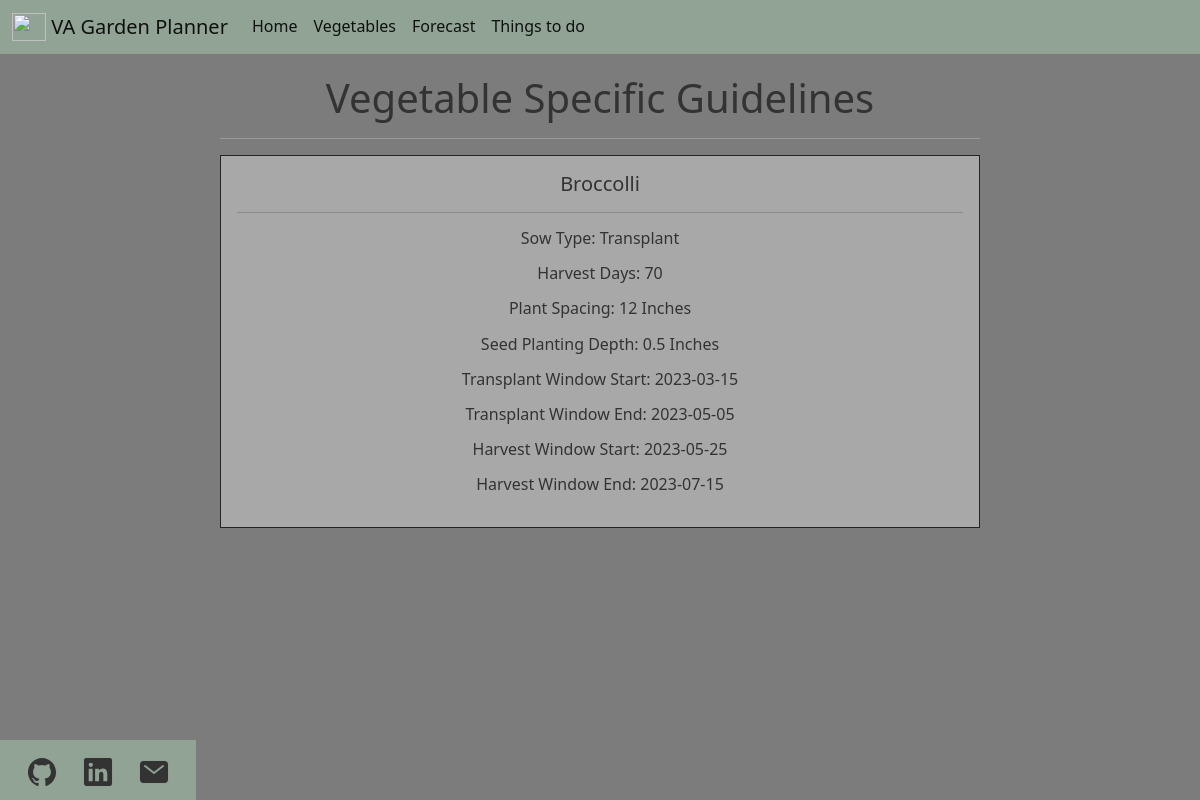
Page /list/Broccolli on the committed database.
### app.py (models this page shows)
class Garden_DB(db.Model):
    id = db.Column(db.Integer, primary_key=True)
    vegetable = db.Column(db.String(200), nullable=False)
    sow_type = db.Column(db.String)  # Direct, Indoors, key used to filter later
    harvest_days = db.Column(db.Integer)  # How many days to harvest
    plant_spacing = db.Column(db.Integer)  # Inches between plants
    seed_depth = db.Column(db.Integer)  # Inches for seed depth
    sow_window_start = db.Column(db.String)  # Window to sow, regardless of sow type
    sow_window_end = db.Column(db.String)  # Window to sow, regardless of sow type
    transplant_window_start = db.Column(db.String)  # Window to transplant if applicable
    transplant_window_end = db.Column(db.String)  # Window to transplant if applicable
    harvest_window_start = db.Column(db.String)  # Window to harvest
    harvest_window_end = db.Column(db.String)  # Window to harvest
    vegetable_picture_url = db.Column(db.String)  # Public URL for vegetable picture
    date_created = db.Column(db.DateTime, default=datetime.utcnow)

### app.py (the view)
@app.route("/list/<get_vegetable>", methods=["GET"])
def get_user_vegetable(get_vegetable):
    transform_vegetable = get_vegetable.title()
    transform_vegetable = (
        db.session.query(Garden_DB).filter_by(vegetable=transform_vegetable).first()
    )
    vegetable = transform_vegetable.vegetable
    sow_type = transform_vegetable.sow_type
    harvest_days = transform_vegetable.harvest_days
    plant_spacing = transform_vegetable.plant_spacing
    seed_depth = transform_vegetable.seed_depth
    if sow_type == "Direct":
        window_start = transform_vegetable.sow_window_start
        window_end = transform_vegetable.sow_window_end
    else:
        window_start = transform_vegetable.transplant_window_start
        window_end = transform_vegetable.transplant_window_end
    harvest_window_start = transform_vegetable.harvest_window_start
    harvest_window_end = transform_vegetable.harvest_window_end
    return render_template(
        "vegetable.html",
        vegetable=vegetable,
        sow_type=sow_type,
        harvest_days=harvest_days,
        plant_spacing=plant_spacing,
        seed_depth=seed_depth,
        window_start=window_start,
        window_end=window_end,
        harvest_window_start=harvest_window_start,
        harvest_window_end=harvest_window_end,
    )

### templates/vegetable.html
{% extends 'base.html' %}
{% block body %}
<div class="container">
    <h1>Vegetable Specific Guidelines</h1>
    <hr>
    <div class="row">
        <div class="col">
            <div class="card-sm-4 border border-dark">
                <div class="card-body">
                    <h5 class="card-title">{{ vegetable }}</h5>
                    <hr>
                    <p class="text">Sow Type: {{ sow_type }}</p>
                    <p class="text">Harvest Days: {{ harvest_days }}</p>
                    <p class="text">Plant Spacing: {{ plant_spacing }} Inches</p>
                    <p class="text">Seed Planting Depth: {{ seed_depth }} Inches</p>
                    {% if sow_type == "Direct" %}
                    <p class="text">Direct Window Sow Start: {{ window_start }}</p>
                    <p class="text">Direct Window Sow End: {{ window_end }}</p>
                    {% else %}
                    <p class="text">Transplant Window Start: {{ window_start }}</p>
                    <p class="text">Transplant Window End: {{ window_end }}</p>
                    {% endif %}
                    <p class="text">Harvest Window Start: {{ harvest_window_start }}</p>
                    <p class="text">Harvest Window End: {{ harvest_window_end }}</p>
                </div>
            </div>
        </div>
    </div>
</div>
{% endblock %}

### static/css/main.css (style rules this page uses)
html { -webkit-font-smoothing: antialiased; -moz-osx-font-smoothing: grayscale; line-height: 1.6; }
.container { max-width: 800px; padding: 20px; margin: auto; text-align: center; }
body { background: #7c7c7c; color: #EDF0F0; margin-bottom: auto; }
a, p, h1, h2, h3, h4, h5 { line-height: 1.2; color: #333333; }
.card-body { white-space: normal; word-wrap: break-word; background-color: #a8a8a8; color: #333333; }
.card-title { color: #333333; }

### rows in the picture
Garden_DB: vegetable "Broccolli", sow_type "Transplant", seed_depth "0.5", transplant_window_start "2023-03-15", transplant_window_end "2023-05-05", harvest_window_start "2023-05-25", harvest_window_end "2023-07-15"

### other values in the picture
{{ harvest_days }} "70"
{{ plant_spacing }} "12"
